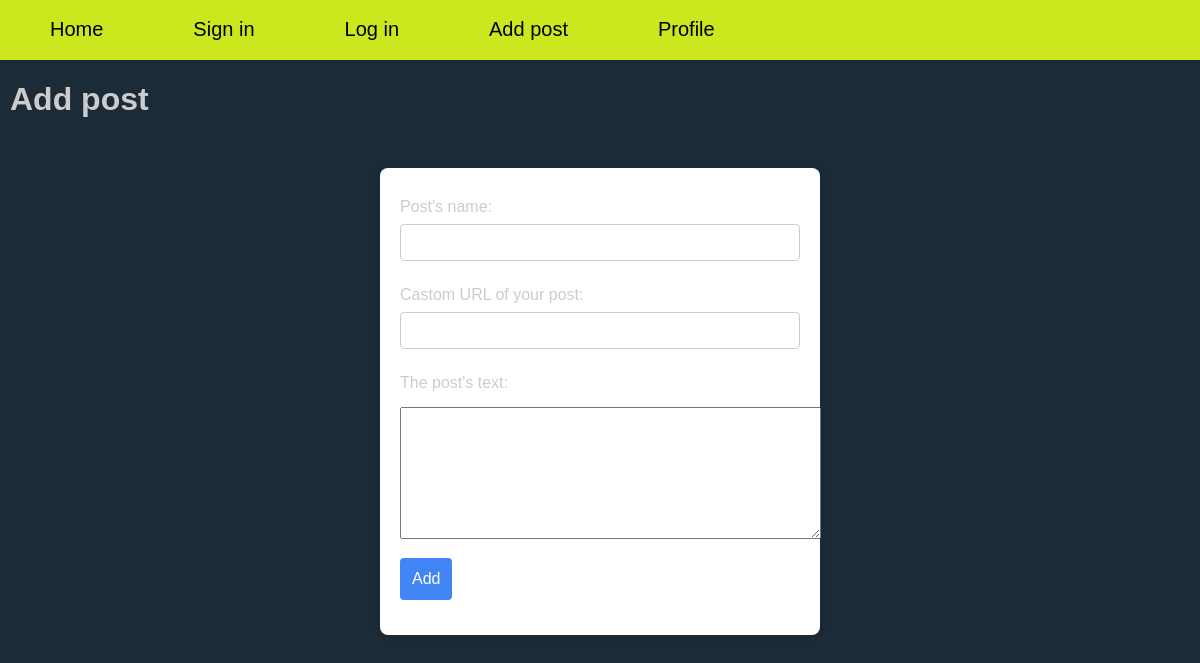
Screenshot of /add_post (signed in) with the database file from the repository.
### tables this page shows
CREATE TABLE mainmenu (
id integer PRIMARY KEY AUTOINCREMENT,
title text NOT NULL,
url text NOT NULL
);

### main.py (the view)
@app.route("/add_post", methods=["POST", "GET"])
@login_required
def addPost():
    if request.method == "POST":
        res = dbase.addPost(request.form['name'], request.form['post'], request.form['url'], current_user.get_id())
        flash('Error from DB(Flask)', category='error')
    return render_template('add_post.html', menu=dbase.getMenu(), title="Add post")

### FDataBase.py (called while the page is built)
    def getMenu(self):
        sql = '''SELECT * FROM mainmenu'''
        try:
            self.__cur.execute(sql)
            res = self.__cur.fetchall()
            if res: return res
        except sqlite3.Error as e:
            print(f"Error reading from the database: {e}")
        return []

    def getUser(self, user_id):
        try:
            self.__cur.execute("SELECT * FROM users WHERE id = ? LIMIT 1", (user_id,))
            res = self.__cur.fetchone()
            if res:
                return res
            print("User not found")
        except sqlite3.Error as e:
            print(f"Error getting user from the database: {e}")
        return None

### UserLogin.py (called while the page is built)
    def fromDB(self, user_id, db):
        self.__user = db.getUser(user_id)
        return self

### main.py (called while the page is built)
@login_manager.user_loader
def load_user(user_id):
    print("load_user")
    return UserLogin().fromDB(user_id, dbase)

def connect_db():
    conn = sqlite3.connect(app.config['DATABASE'])
    conn.row_factory = sqlite3.Row
    return conn

def get_db():
    if not hasattr(g, 'link_db'):
        g.link_db = connect_db()
    return g.link_db

@app.before_request
def before_request():
    global dbase
    db = get_db()
    dbase = FDataBase(db)

### templates/add_post.html (shortened to what this page needs)
{% extends 'base.html' %}
{% block content %}
{{ super() }}
<form action="{{url_for('addPost')}}" method="post" class="form-contact">
<p><label>Post's name: </label> <input type="text" name="name" value="" required />
<p><label>Castom URL of your post: </label> <input type="text" name="url" value="" required />
<p><label>The post's text:</label>
<p><textarea name="post" rows=7 cols=40></textarea>
<p><input type="submit" value="Add" />
</form>
{% endblock %}

### templates/base.html (shortened to what this page needs)
<!DOCTYPE html>
<html>
<head>
<link type="text/css" href="{{ url_for('static', filename='css/styles.css')}}" rel="stylesheet" />
</head>
<body>
{% block content -%}
	{%- block mainmenu -%}
<ul class="mainmenu">
{% for p in menu %}
<li><a href="{{p.url}}">{{p.title}}</a></li>
{% endfor %}
</ul>
	{% endblock mainmenu -%}
<div class="content">
	{% if title -%}
<h1>{{title}}</h1>
	{% else -%}
<h1>Про Flask</h1>
	{% endif -%}
{% endblock -%}
</div>
</body>
</html>

### static/css/styles.css (style rules this page uses)
html, body { font-family: "Arial"; margin: 0; padding: 0; height: 100%; width: 100%; background-color: #1b2b37; color: #ccc; }
a { color: black; text-decoration: none; }
ul.mainmenu { list-style: none; background-color: rgb(204, 231, 30); height: 60px; margin: 0; padding: 0; color: #000000; font-size: 20px; overflow: hidden; }
ul.mainmenu li { float: left; margin: 18px 40px 0 50px; }
ul.mainmenu li a { color: #000000; text-decoration: none; }
div.content { margin: 10px; }
.form-contact label { display: inline-block; min-width: 80px; }
.form-contact p { margin: 10px 0; }
.form-contact input[type=submit], .form-contact textarea { font-size: 16px; }
.form-contact { max-width: 400px; margin: 50px auto; padding: 20px; background-color: #fff; border-radius: 8px; box-shadow: 0 0 10px rgba(0, 0, 0, 0.1); }
.form-contact p { margin-bottom: 15px; }
.form-contact label { display: block; margin-bottom: 8px; }
.form-contact input[type="text"], .form-contact input[type="password"], .form-contact input[type="checkbox"] { width: 100%; padding: 10px; margin-bottom: 10px; border: 1px solid #ccc; border-radius: 4px; box-sizing: border-box; }
.form-contact input[type="submit"] { background-color: #4285f4; color: #fff; padding: 12px; border: none; border-radius: 4px; cursor: pointer; }

### rows the page displays
mainmenu: title "Home"
mainmenu: title "Sign in"
mainmenu: title "Log in"
mainmenu: title "Add post"
mainmenu: title "Profile"
